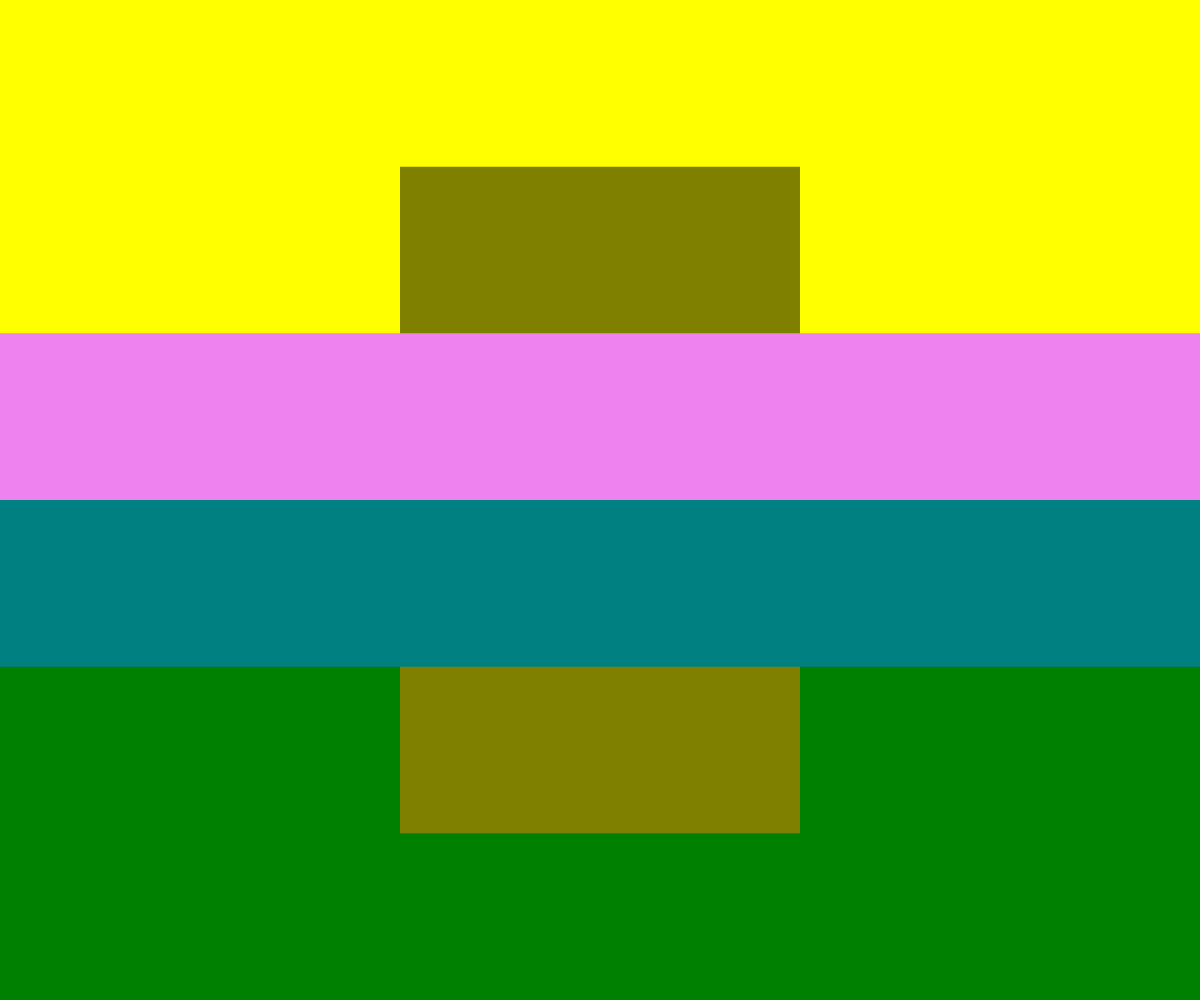
Frame 1 (no input)
Frame 60 (no input): identical to frame 1, image omitted
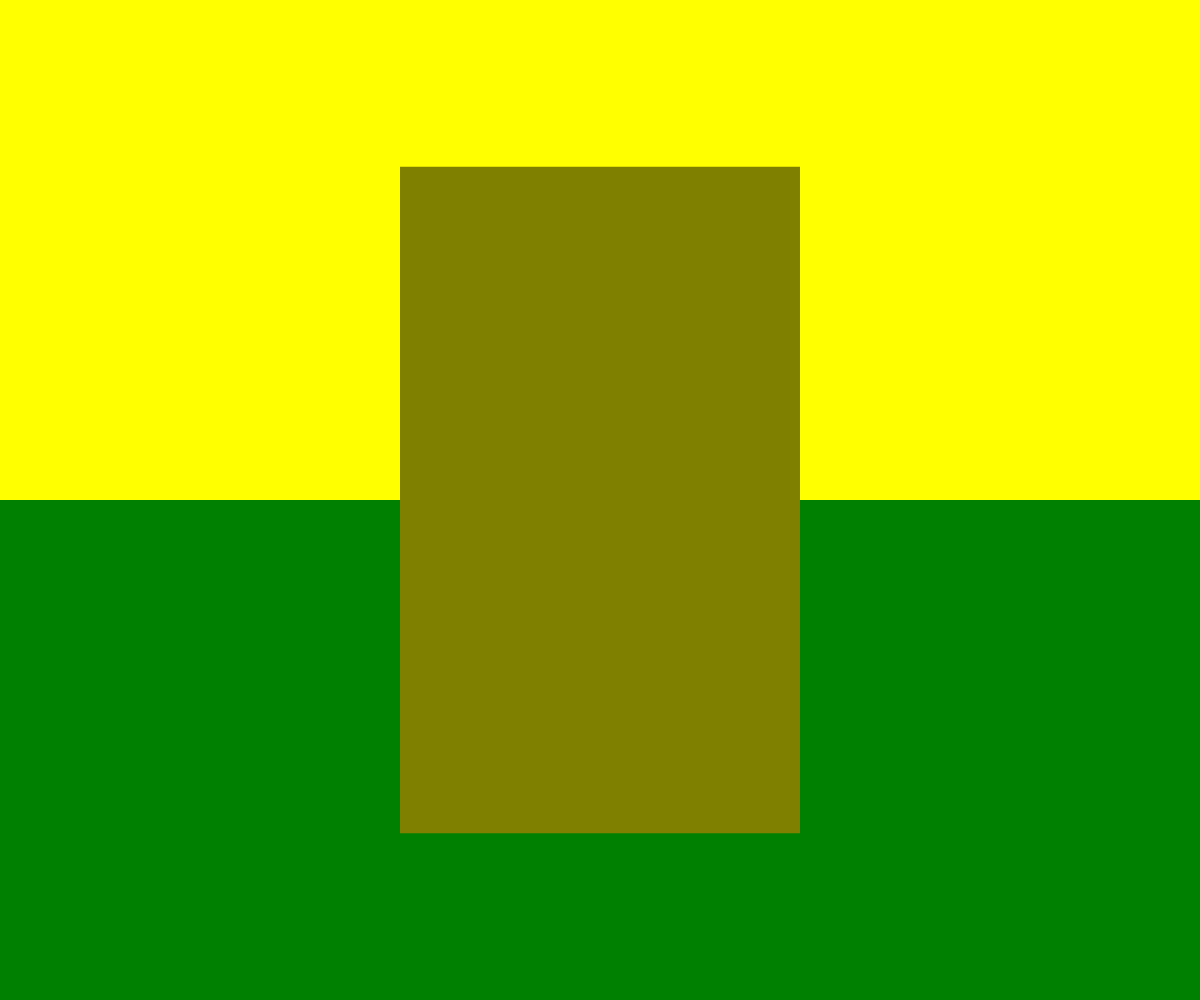
Frame 120 (the mouse pressed at the canvas centre since frame 60)

The p5.js sketch that drew these frames (run headless with seeded random() and noise() and a simulated clock; from frame 60 on, the mouse is pressed at the canvas centre):

// p5.js sketch
// ── sketch.js

let clrs = [
'yellow', //top 0
'violet', //middle top 1
'olive', //middle strip 2
'teal', //middle bottom 3
'green' //bottom 4
]


function setup() {
  createCanvas(windowWidth, windowHeight);
  noStroke();
}

function draw() {
 background(220);
 canvasRect(clrs[4], height/2, height/2, false);
 canvasRect(clrs[0], height/2, 0, false);
 fill(clrs[2]); 
 rect(width * 1/3, height * 1/6, width * 1/3, height * 2/3); 
 canvasRect(clrs[1], height/6, height/3, true);
 canvasRect(clrs[3], height/6, height/2, true);


}

function canvasRect(clr, hgt, y_offset, clickable) {
	fill(clr);
	if((clickable == true) && (mouseIsPressed == false)){
		rect(0, y_offset, width, hgt);
	} 
	if(clickable == false){
		rect(0, y_offset, width, hgt);
	}
}
